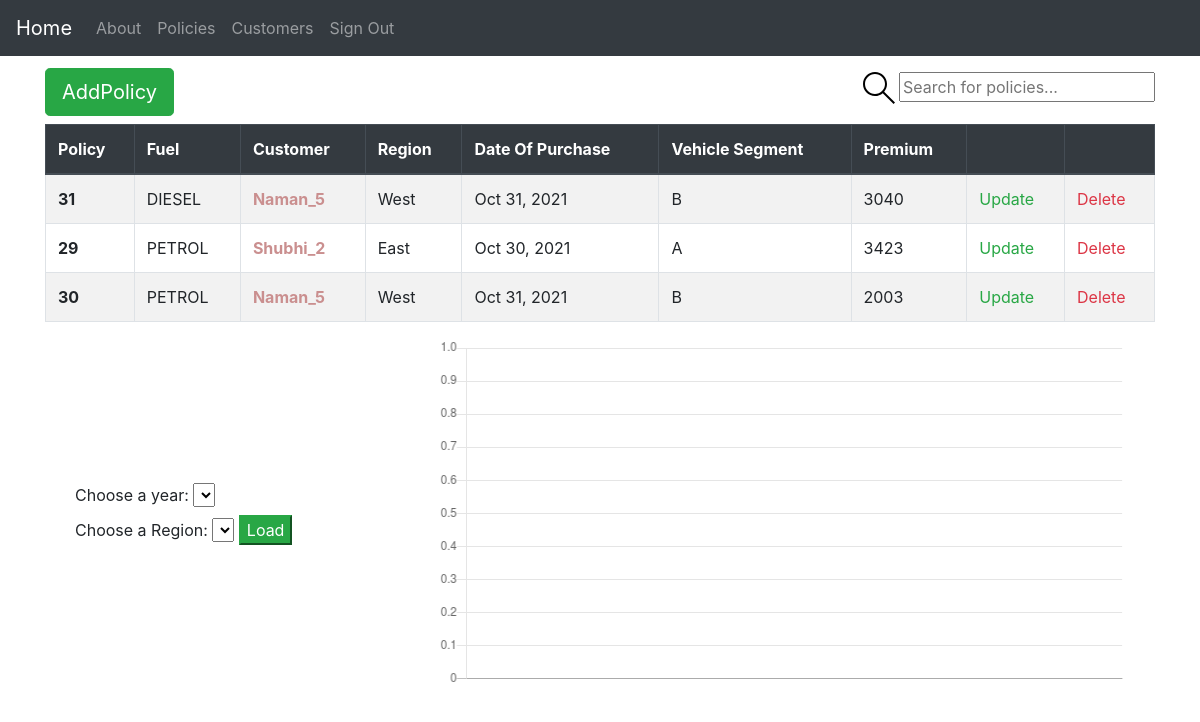
Screenshot of /policies/?order_by=fuel (signed in) with the database file from the repository.
### insurance/base/models.py (models this page shows, shortened)
class BaseModel(models.Model):
    created_at = models.DateTimeField(auto_now_add=True)
    updated_at = models.DateTimeField(auto_now=True)
    class Meta:
        abstract = True

class Policy(BaseModel):
    FUEL_CHOICES = (
        ("CNG", "cng"),
        ("DIESEL", "diesel"),
        ("PETROL", "petrol"),
    )
    VEHICLE_SEGMENT = (
        ("A", "A"),
        ("B", "B"),
        ("C", "C"),
    )
    fuel = models.CharField(max_length=50, choices=FUEL_CHOICES)
    customer = models.ForeignKey(
        Customer, related_name="policies", on_delete=models.CASCADE
    )
    vehicle_segment = models.CharField(max_length=50, choices=VEHICLE_SEGMENT)
    premium = models.IntegerField(
        validators=[MinValueValidator(0), MaxValueValidator(100000)]
    )
    class Meta:
        verbose_name = "Policy"
        verbose_name_plural = "Policies"
        ordering = ("created_at",)

class Customer(BaseModel):
    GENDER_CHOICES = (
        ("Male", "Male"),
        ("Female", "Female"),
        ("Other", "Other"),
    )
    INCOME_CHOICES = (
        ("0-25k", "0-$25k"),
        (">$70", ">$70K"),
        ("$25-$70", "$25-$70K"),
    )
    REGION_CHOICES = (
        ("east", "east"),
        ("west", "west"),
        ("south", "south"),
        ("north", "north"),
    )
    name = models.CharField(max_length=50)
    gender = models.CharField(max_length=50, choices=GENDER_CHOICES)
    income_group = models.CharField(max_length=50, choices=INCOME_CHOICES)
    region = models.CharField(max_length=50, choices=REGION_CHOICES)
    marital_status = models.BooleanField(default=False)
    class Meta:
        verbose_name = "Customer"
        verbose_name_plural = "Customers"
    def __str__(self):
        return f"{self.name}_{self.id}"

### insurance/base/views.py (the view)
# urls.py: path("policies/", view=policy_view, name="policies"),
@login_required(login_url="account_login")
def policy_view(request):
    order_by = request.GET.get("order_by", "created_at")
    q = request.GET.get("q") if request.GET.get("q") is not None else ""
    policies = Policy.objects.filter(
        Q(id__icontains=q)
        | Q(customer__id__icontains=q)
        | Q(customer__name__icontains=q)
    ).order_by(order_by)
    context = {"policies": policies}
    return render(request, "policy/policies.html", context)

### insurance/utils/context_processors.py (called while the page is built)
def settings_context(_request):
    return {"DEBUG": settings.DEBUG}

### insurance/templates/policy/policies.html (shortened to what this page needs)
{% extends "base.html" %}
{% block content %}
<div class="header">
  <a href="{% url "base:createPolicy" %}" class="btn btn-success btn-lg my-2" role="button"
    aria-disabled="true">AddPolicy</a>
  {% if policies %}
  <form class="header__search" method="GET" action="{% url "base:policies" %}">
    <label>
      <input placeholder="Search for policies..." name="q" />
    </label>
  </form>
  {% endif %}
</div>
{% if policies %}
{% include "policy/policy_table.html" %}
{% include "charts/statistics.html" %}
{% endif %}
{% endblock content %}

### insurance/templates/policy/policy_table.html (shortened to what this page needs)
<table class="table table-bordered table-striped">
  <thead class="thead-dark">
    <tr>
      <th scope="col"><a href="?order_by=id">Policy</a></th>
      <th scope="col"><a href="?order_by=fuel">Fuel</a></th>
      <th scope="col"><a href="?order_by=customer">Customer</a></th>
      <th scope="col"><a href="#">Region</a></th>
      <th scope="col"><a href="?order_by=created_at">Date Of Purchase</a></th>
      <th scope="col"><a href="?order_by=vehicle_segment">Vehicle Segment</a></th>
      <th scope="col"><a href="?order_by=premium">Premium</a></th>
      <th scope="col"></th>
      <th scope="col"></th>
    </tr>
  </thead>
  <tbody>
    {% for policy in policies %}
    <tr>
      <th scope="row">{{ policy.id }}</th>
      <td>{{policy.fuel}}</td>
      <td class="font-weight-bold">
        <a href="{% url "base:customerDetail" policy.customer.id %}">
          {{policy.customer}}
        </a>
      </td>
      <td>{{policy.customer.region|title }}</td>
      <td>{{policy.created_at | date:"M d, Y" }}</td>
      <td>{{policy.vehicle_segment}}</td>
      <td>{{policy.premium}}</td>
      <td>
        <a href="{% url "base:updatePolicy" policy.id %}" class="text-success">Update</a>
      </td>
      <td>
        <a href="{% url "base:deletePolicy" policy.id %}" class="text-danger">Delete</a>
      </td>
    </tr>
    {% endfor %}
  </tbody>
</table>

### insurance/static/css/project.css (style rules this page uses)
.header { display: flex; justify-content: space-between; align-items: center; }
a { color: rgb(202, 143, 143); text-decoration: none; transition: all 0.5s; }

### insurance/templates/policy/policy_table.html (style rules this page uses)
th>a { color: white; }

### rows the page displays
Policy: id "31", fuel "DIESEL", customer "Naman_5", customer.region "West", created_at "Oct 31, 2021", vehicle_segment "B", premium "3040"
Policy: id "29", fuel "PETROL", customer "Shubhi_2", customer.region "East", created_at "Oct 30, 2021", vehicle_segment "A", premium "3423"
Policy: id "30", fuel "PETROL", customer "Naman_5", customer.region "West", created_at "Oct 31, 2021", vehicle_segment "B", premium "2003"
